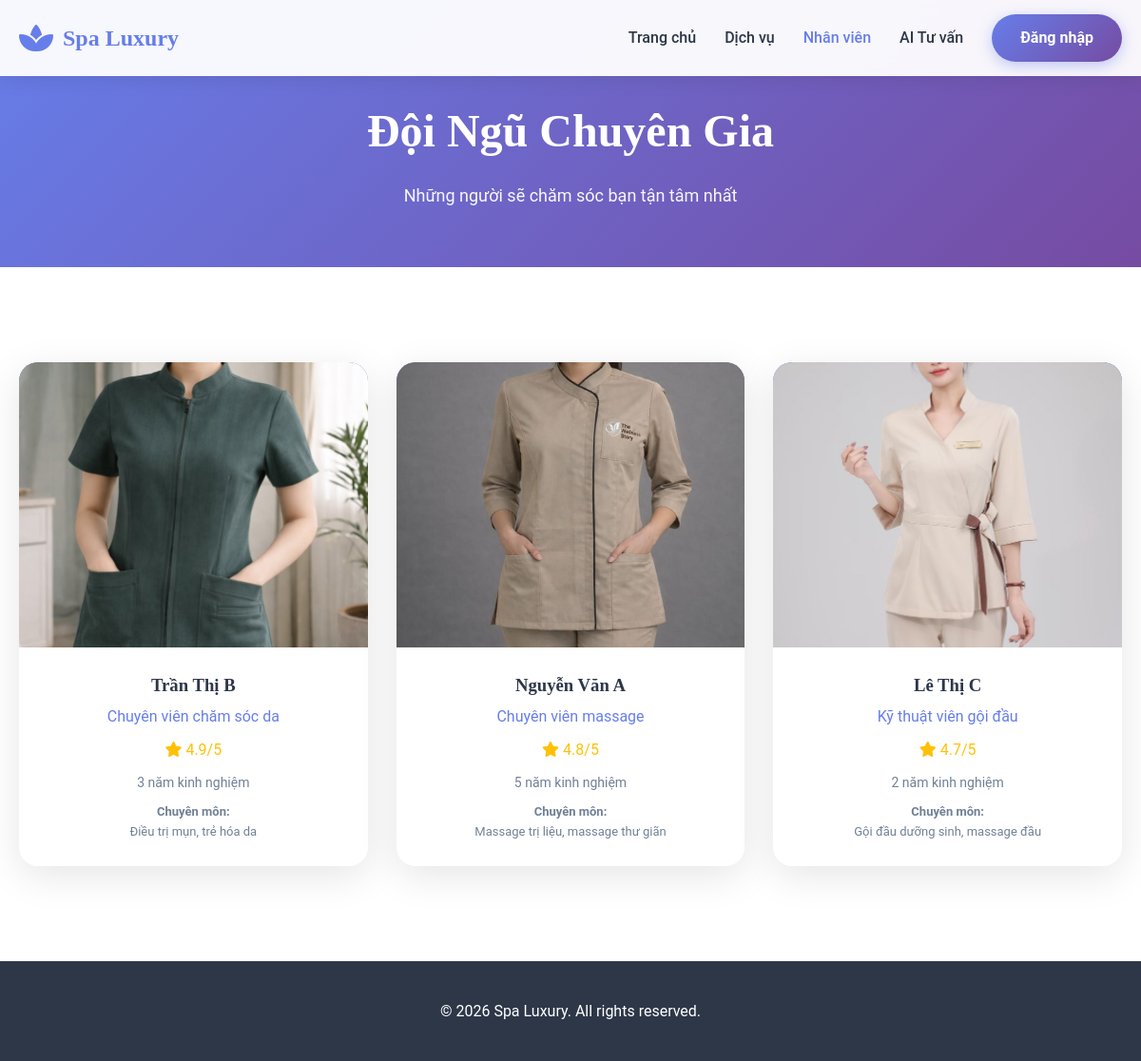
Screenshot of /staff with the database file from the repository.
### tables this page shows
CREATE TABLE IF NOT EXISTS `staff` (
  `id` int NOT NULL AUTO_INCREMENT,
  `full_name` varchar(100) NOT NULL,
  `email` varchar(100) DEFAULT NULL,
  `phone` varchar(20) DEFAULT NULL,
  `position` varchar(100) DEFAULT NULL,
  `specialization` text,
  `experience_years` int DEFAULT '0',
  `rating` decimal(2,1) DEFAULT '5.0',
  `avatar` varchar(255) DEFAULT NULL,
  `status` enum('active','inactive') DEFAULT 'active',
  `created_at` timestamp NULL DEFAULT CURRENT_TIMESTAMP,
  PRIMARY KEY (`id`),
  UNIQUE KEY `email` (`email`)
);

### Controllers/SpaController.php (called while the page is built, shortened)
<?php
class SpaController {
    protected $spaModel;
    public function __construct() {
        $this->spaModel = new SpaModel();
    }
    public function staff() {
        $staff = $this->spaModel->getAllStaff();
        require_once ROOT_PATH . DS . 'Views' . DS . 'spa' . DS . 'staff.php';
    }
}

### config/Database.php (called while the page is built, shortened)
<?php
class Database {
    private static $instance = null;
    private $connection;
    private $host = 'localhost';
    private $db_name = 'spa_booking';
    private $username = 'root';
    private $password = '';
    private function __construct() {
        try {
            $this->connection = new PDO(
                "mysql:host=" . $this->host . ";dbname=" . $this->db_name . ";charset=utf8mb4",
                $this->username,
                $this->password
            );
            $this->connection->setAttribute(PDO::ATTR_ERRMODE, PDO::ERRMODE_EXCEPTION);
            $this->connection->setAttribute(PDO::ATTR_DEFAULT_FETCH_MODE, PDO::FETCH_ASSOC);
        } catch(PDOException $e) {
            die("Database Connection Failed: " . $e->getMessage());
        }
    }
    public static function getInstance() {
        if (self::$instance === null) {
            self::$instance = new self();
        }
        return self::$instance;
    }
    public function query($sql, $params = []) {
        $stmt = $this->connection->prepare($sql);
        $stmt->execute($params);
        return $stmt->fetchAll();
    }
}

### Models/SpaModel.php (called while the page is built, shortened)
<?php
class SpaModel {
    protected $db;
    public function __construct() {
        $this->db = Database::getInstance();
    }
    public function getAllStaff() {
        return $this->db->query("SELECT * FROM staff WHERE status = 'active' ORDER BY rating DESC");
    }
}

### Views/spa/staff.php (the view, shortened to what this page needs)
<!DOCTYPE html>
<html lang="vi">
<head>
    <link rel="stylesheet" href="<?php echo BASE_URL; ?>/public/css/style.css">
    <link rel="stylesheet" href="https://cdnjs.cloudflare.com/ajax/libs/font-awesome/6.4.0/css/all.min.css">
</head>
<body>
    <header class="header">
        <nav class="navbar">
            <div class="container">
                <div class="nav-wrapper">
                    <div class="logo">
                        <i class="fas fa-spa"></i>
                        <span>Spa Luxury</span>
                    </div>
                    <ul class="nav-menu">
                        <li><a href="<?php echo BASE_URL; ?>/" class="nav-link">Trang chủ</a></li>
                        <li><a href="<?php echo BASE_URL; ?>/services" class="nav-link">Dịch vụ</a></li>
                        <li><a href="<?php echo BASE_URL; ?>/staff" class="nav-link active">Nhân viên</a></li>
                        <li><a href="<?php echo BASE_URL; ?>/ai-consultation" class="nav-link">AI Tư vấn</a></li>
                        <li><a href="<?php echo BASE_URL; ?>/login" class="btn btn-primary">Đăng nhập</a></li>
                    </ul>
                </div>
            </div>
        </nav>
    </header>
    <section class="page-header" style="
        background: linear-gradient(135deg, #667eea 0%, #764ba2 100%);
        color: white;
        padding: 100px 0 60px;
        text-align: center;
    ">
        <div class="container">
            <h1 style="font-size: 48px; margin-bottom: 15px;">Đội Ngũ Chuyên Gia</h1>
            <p style="font-size: 18px; opacity: 0.95;">Những người sẽ chăm sóc bạn tận tâm nhất</p>
        </div>
    </section>
    <section class="section-padding">
        <div class="container">
            <div class="staff-grid" style="
                display: grid;
                grid-template-columns: repeat(auto-fill, minmax(280px, 1fr));
                gap: 30px;
            ">
                <?php foreach ($staff as $member): ?>
                <div class="staff-card" style="
                    background: white;
                    border-radius: 20px;
                    overflow: hidden;
                    box-shadow: 0 10px 40px rgba(0,0,0,0.1);
                    text-align: center;
                    transition: transform 0.3s;
                " onmouseover="this.style.transform='translateY(-10px)'" onmouseout="this.style.transform='translateY(0)'">
                    <div class="staff-image" style="height: 300px; background: linear-gradient(135deg, #667eea, #764ba2);">
                        <img src="<?= !empty($member['avatar']) ? BASE_URL . '/' . ltrim($member['avatar'], '/') : '' ?>"
                             alt="<?= htmlspecialchars($member['full_name']) ?>"
                             style="width: 100%; height: 100%; object-fit: cover;"
                             onerror="this.parentElement.innerHTML='<i class=\'fas fa-user\' style=\'font-size:80px;color:white;position:absolute;top:50%;left:50%;transform:translate(-50%,-50%)\'></i>'">
                    </div>
                    <div class="staff-info" style="padding: 25px;">
                        <h3 style="margin: 0 0 5px; color: #2d3748;"><?= htmlspecialchars($member['full_name']) ?></h3>
                        <p style="color: #667eea; margin: 0 0 10px;"><?= htmlspecialchars($member['position']) ?></p>
                        <div style="color: #ffc107; margin-bottom: 10px;">
                            <i class="fas fa-star"></i>
                            <span><?= $member['rating'] ?>/5</span>
                        </div>
                        <p style="color: #718096; font-size: 14px; margin: 0;">
                            <?= $member['experience_years'] ?> năm kinh nghiệm
                        </p>
                        <?php if (!empty($member['specialization'])): ?>
                        <p style="color: #718096; font-size: 13px; margin-top: 10px;">
                            <strong>Chuyên môn:</strong><br>
                            <?= htmlspecialchars($member['specialization']) ?>
                        </p>
                        <?php endif; ?>
                    </div>
                </div>
                <?php endforeach; ?>
            </div>
        </div>
    </section>
    <footer style="background: #2d3748; color: white; padding: 40px 20px; text-align: center;">
        <p>&copy; 2026 Spa Luxury. All rights reserved.</p>
    </footer>
</body>
</html>

### index.php (shortened to what this page needs)
<?php
$requestUri = $_SERVER['REQUEST_URI'];
spl_autoload_register(function ($class) {
    $folders = ['config', 'Models', 'Controllers'];
    foreach ($folders as $folder) {
        $file = ROOT_PATH . DS . $folder . DS . $class . '.php';
        if (file_exists($file)) {
            return true;
        }
    }
    return false;
});
$uri = parse_url($requestUri, PHP_URL_PATH);
$uri = explode('?', $uri)[0];
$uri = '/' . trim($uri, '/');
if ($uri === '/') {
} else {
    $uri = rtrim($uri, '/');
}
foreach ($routes as $route => $config) {
    $pattern = '#^' . preg_replace('/\(\[0-9\]\+\)/', '([0-9]+)', $route) . '$#';
    if (preg_match($pattern, $uri, $matches)) {
        array_shift($matches);
        $action = $config['action'];
        $controller = new $controllerName();
        call_user_func_array([$controller, $action], $matches);
        exit;
    }
}

### public/css/style.css (style rules this page uses)
* { margin: 0; padding: 0; box-sizing: border-box; }
:root { --primary-color: #667eea; --secondary-color: #764ba2; --accent-color: #f093fb; --text-dark: #2d3748; --text-light: #718096; --bg-light: #f7fafc; --white: #ffffff; --success: #48bb78; --danger: #f56565; --warning: #ed8936; }
body { font-family: 'Roboto', sans-serif; color: var(--text-dark); line-height: 1.6; overflow-x: hidden; }
h1, h2, h3, h4, h5, h6 { font-family: 'Playfair Display', serif; font-weight: 600; }
.header { position: fixed; top: 0; left: 0; right: 0; z-index: 1000; background: rgba(255, 255, 255, 0.95); backdrop-filter: blur(10px); box-shadow: 0 2px 20px rgba(0,0,0,0.1); }
.navbar { padding: 15px 0; }
.nav-wrapper { display: flex; justify-content: space-between; align-items: center; }
.logo { display: flex; align-items: center; gap: 10px; font-size: 24px; font-weight: 700; color: var(--primary-color); font-family: 'Playfair Display', serif; }
.logo i { font-size: 32px; }
.nav-menu { display: flex; list-style: none; gap: 30px; align-items: center; }
.nav-link { text-decoration: none; color: var(--text-dark); font-weight: 500; transition: color 0.3s; position: relative; }
.nav-link:hover, .nav-link.active { color: var(--primary-color); }
.nav-link::after { content: ''; position: absolute; bottom: -5px; left: 0; width: 0; height: 2px; background: var(--primary-color); transition: width 0.3s; }
.btn { display: inline-block; padding: 12px 30px; border-radius: 50px; text-decoration: none; font-weight: 600; transition: all 0.3s; border: none; cursor: pointer; font-size: 16px; }
.btn-primary { background: linear-gradient(135deg, var(--primary-color), var(--secondary-color)); color: var(--white); box-shadow: 0 4px 15px rgba(102, 126, 234, 0.4); }
.section-padding { padding: 100px 0; }
.container { max-width: 1200px; margin: 0 auto; padding: 0 20px; }
.staff-grid { display: grid; grid-template-columns: repeat(auto-fill, minmax(280px, 1fr)); gap: 30px; }
.staff-card { background: var(--white); border-radius: 20px; overflow: hidden; box-shadow: 0 10px 40px rgba(0,0,0,0.1); transition: transform 0.3s; }
.staff-image { position: relative; height: 300px; overflow: hidden; }
.staff-image img { width: 100%; height: 100%; object-fit: cover; }
.staff-info { padding: 25px; text-align: center; }
.staff-info h3 { margin-bottom: 5px; color: var(--text-dark); }

### rows the page displays
staff: avatar (picture), full_name "Trần Thị B", position "Chuyên viên chăm sóc da", rating "4.9", experience_years "3", specialization "Điều trị mụn, trẻ hóa da"
staff: avatar (picture), full_name "Nguyễn Văn A", position "Chuyên viên massage", rating "4.8", experience_years "5", specialization "Massage trị liệu, massage thư giãn"
staff: avatar (picture), full_name "Lê Thị C", position "Kỹ thuật viên gội đầu", rating "4.7", experience_years "2", specialization "Gội đầu dưỡng sinh, massage đầu"
